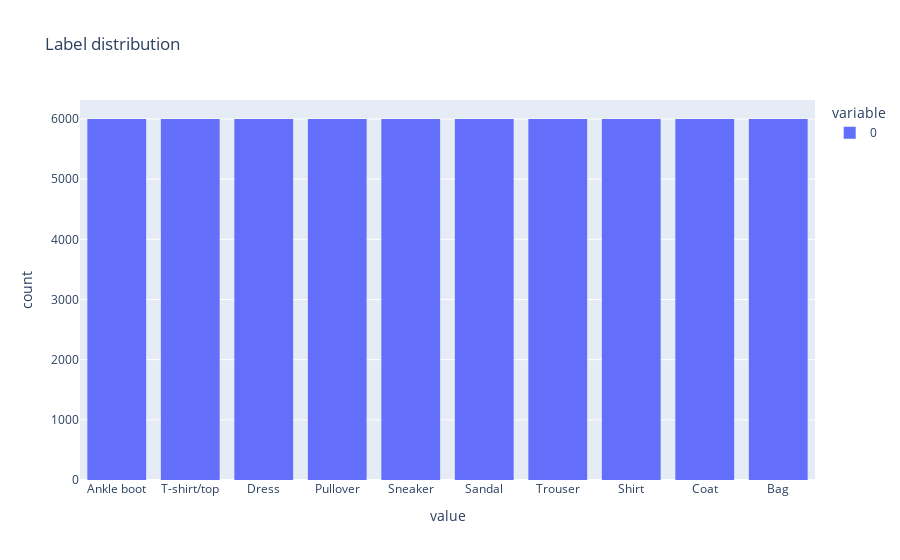

The cell this chart's notebook holds for it:
### Markdown cell above
What is the distribution of labels?

### Code cell
px.histogram(labels, title="Label distribution")

### Figure 1 — Plotly figure (JSON) as saved in the notebook; plotly's stock layout.template omitted (floating-point values rounded to 4 significant figures; data arrays with more than 128 entries replaced by an {"elided": "..."} marker saying what was removed)
{"data": [{"bingroup": "x", "hovertemplate": "variable=0<br>value=%{x}<br>count=%{y}<extra></extra>", "legendgroup": "0", "marker": {"color": "#636efa", "pattern": {"shape": ""}}, "name": "0", "orientation": "v", "showlegend": true, "type": "histogram", "x": {"elided": "60000 str values"}, "xaxis": "x", "yaxis": "y"}], "layout": {"barmode": "relative", "legend": {"title": {"text": "variable"}, "tracegroupgap": 0}, "title": {"text": "Label distribution"}, "xaxis": {"anchor": "y", "domain": [0, 1], "title": {"text": "value"}}, "yaxis": {"anchor": "x", "domain": [0, 1], "title": {"text": "count"}}}}
